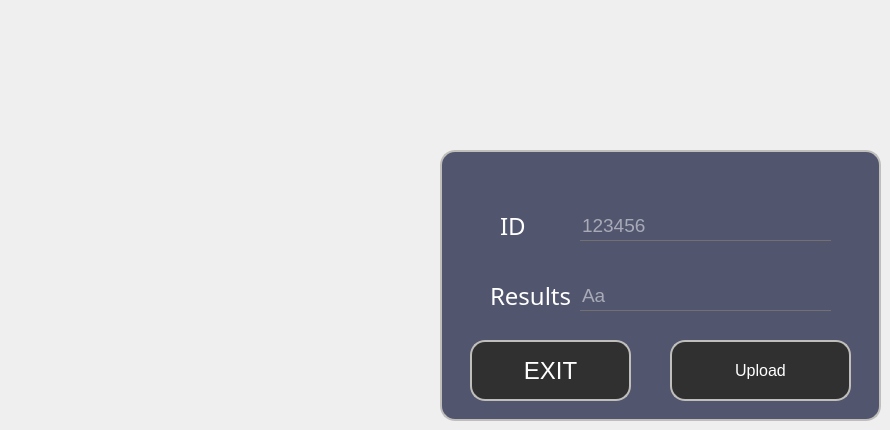
    <widget class="QWidget" name="tab_23">
     <attribute name="title">
      <string>tab 21 ResultsACC</string>
     </attribute>
     <widget class="QFrame" name="UPLD">
      <property name="geometry">
       <rect>
        <x>440</x>
        <y>150</y>
        <width>441</width>
        <height>271</height>
       </rect>
      </property>
      <property name="styleSheet">
       <string notr="true">QFrame
{
	background:#51556e;
border: 2px solid #bfbeba;
    border-radius:15px;
}</string>
      </property>
      <property name="frameShape">
       <enum>QFrame::StyledPanel</enum>
      </property>
      <property name="frameShadow">
       <enum>QFrame::Raised</enum>
      </property>
      <widget class="QLabel" name="label_46">
       <property name="geometry">
        <rect>
         <x>490</x>
         <y>350</y>
         <width>231</width>
         <height>171</height>
        </rect>
       </property>
       <property name="text">
        <string/>
       </property>
       <property name="pixmap">
        <pixmap>D:/QTprojet/smart court.png</pixmap>
       </property>
       <property name="scaledContents">
        <bool>true</bool>
       </property>
      </widget>
      <widget class="QLineEdit" name="Lid_save">
       <property name="geometry">
        <rect>
         <x>140</x>
         <y>60</y>
         <width>251</width>
         <height>31</height>
        </rect>
       </property>
       <property name="font">
        <font>
         <pointsize>14</pointsize>
        </font>
       </property>
       <property name="acceptDrops">
        <bool>true</bool>
       </property>
       <property name="styleSheet">
        <string notr="true">*{
background:transparent;
border:none;
color:white;
border-bottom:1px solid #717072;
}</string>
       </property>
       <property name="inputMask">
        <string/>
       </property>
       <property name="text">
        <string/>
       </property>
       <property name="maxLength">
        <number>32767</number>
       </property>
       <property name="echoMode">
        <enum>QLineEdit::Normal</enum>
       </property>
       <property name="placeholderText">
        <string>123456</string>
       </property>
      </widget>
      <widget class="QLabel" name="idsave">
       <property name="geometry">
        <rect>
         <x>60</x>
         <y>50</y>
         <width>41</width>
         <height>51</height>
        </rect>
       </property>
       <property name="styleSheet">
        <string notr="true">*{
    font-family:century gothic;
    font-size:24px;
	color:white;
    border:none;
}

</string>
       </property>
       <property name="text">
        <string>ID</string>
       </property>
      </widget>
      <widget class="QPushButton" name="UPLOAD">
       <property name="geometry">
        <rect>
         <x>230</x>
         <y>190</y>
         <width>181</width>
         <height>61</height>
        </rect>
       </property>
       <property name="font">
        <font>
         <pointsize>12</pointsize>
        </font>
       </property>
       <property name="styleSheet">
        <string notr="true">*{
color:white;
border-radius: 15px;
background:#303030;
border: 2px solid #bfbeba;
}

*:hover
{
	color:#303030;
	border-radius:15px;
	background:white;
border: 2px solid #bfbeba;
}</string>
       </property>
       <property name="text">
        <string>Upload</string>
       </property>
       <property name="icon">
        <iconset>
         <normaloff>D:/Images_projet/upload.png</normaloff>D:/Images_projet/upload.png</iconset>
       </property>
       <property name="iconSize">
        <size>
         <width>80</width>
         <height>25</height>
        </size>
       </property>
      </widget>
      <widget class="QLineEdit" name="L_results">
       <property name="geometry">
        <rect>
         <x>140</x>
         <y>130</y>
         <width>251</width>
         <height>31</height>
        </rect>
       </property>
       <property name="font">
        <font>
         <pointsize>14</pointsize>
        </font>
       </property>
       <property name="acceptDrops">
        <bool>true</bool>
       </property>
       <property name="styleSheet">
        <string notr="true">*{
background:transparent;
border:none;
color:white;
border-bottom:1px solid #717072;
}</string>
       </property>
       <property name="inputMask">
        <string/>
       </property>
       <property name="text">
        <string/>
       </property>
       <property name="maxLength">
        <number>32767</number>
       </property>
       <property name="echoMode">
        <enum>QLineEdit::Normal</enum>
       </property>
       <property name="placeholderText">
        <string>Aa</string>
       </property>
      </widget>
      <widget class="QLabel" name="results_2">
       <property name="geometry">
        <rect>
         <x>50</x>
         <y>120</y>
         <width>81</width>
         <height>51</height>
        </rect>
       </property>
       <property name="styleSheet">
        <string notr="true">*{
    font-family:century gothic;
    font-size:24px;
	color:white;
    border:none;
}

</string>
       </property>
       <property name="text">
        <string>Results</string>
       </property>
      </widget>
      <widget class="QPushButton" name="EXIT_RSACC">
       <property name="geometry">
        <rect>
         <x>30</x>
         <y>190</y>
         <width>161</width>
         <height>61</height>
        </rect>
       </property>
       <property name="font">
        <font>
         <pointsize>18</pointsize>
        </font>
       </property>
       <property name="styleSheet">
        <string notr="true">*{
color:white;
border-radius: 15px;
background:#303030;
border: 2px solid #bfbeba;
}

*:hover
{
	color:#303030;
	border-radius:15px;
	background:white;
border: 2px solid #bfbeba;
}</string>
       </property>
       <property name="text">
        <string>EXIT</string>
       </property>
      </widget>
      <zorder>label_46</zorder>
      <zorder>idsave</zorder>
      <zorder>Lid_save</zorder>
      <zorder>UPLOAD</zorder>
      <zorder>L_results</zorder>
      <zorder>results_2</zorder>
      <zorder>EXIT_RSACC</zorder>
     </widget>
    </widget>
